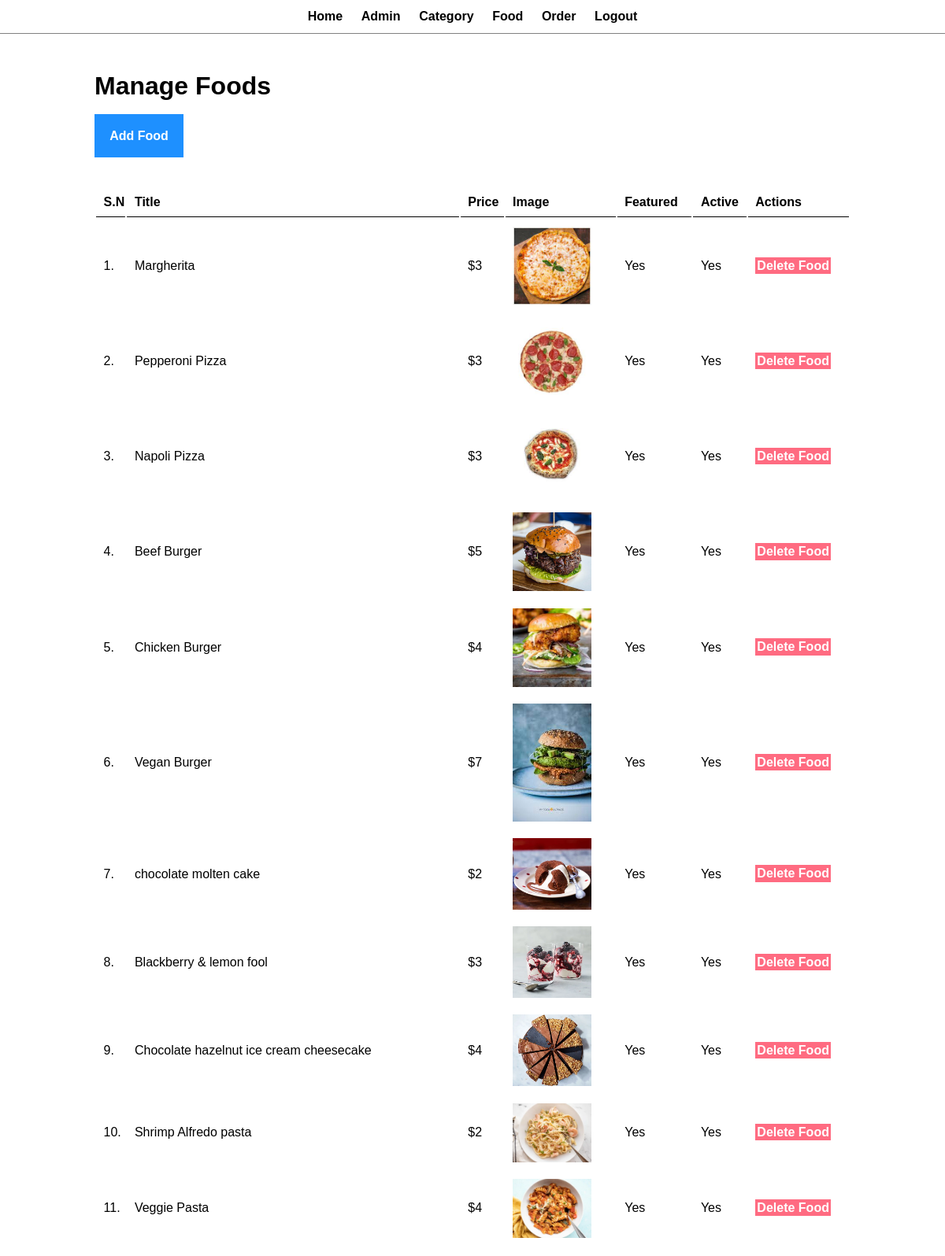
Page /admin/manage-food.php (signed in) on the committed database.
### tables this page shows
CREATE TABLE `tbl_food` (
  `id` int(10) UNSIGNED NOT NULL,
  `title` varchar(100) NOT NULL,
  `description` text NOT NULL,
  `price` decimal(10,0) NOT NULL,
  `image_name` varchar(255) NOT NULL,
  `category_id` int(11) UNSIGNED NOT NULL,
  `featured` varchar(10) NOT NULL,
  `active` varchar(10) NOT NULL
);

### admin/manage-food.php (the view, shortened to what this page needs)
<?php
include ('partials/menu.php');
?>
      <div class ="main-content">
          <div class ="wrapper">
              <h1>Manage Foods </h1>
              <br><br>
             <a href="<?php echo SITEURL;?>admin/add-food.php " class="btn-primary"> Add Food </a>
            <br><br> <br> <br>
          <table class="tbl-full">
              <tr>
              <th>S.N</th>
              <th>Title</th>
              <th>Price</th>
              <th>Image</th>
              <th>Featured</th>
              <th>Active</th>
              <th>Actions</th>
              </tr>
              <?php
              $sql = "SELECT * FROM tbl_food";
              $res = mysqli_query($conn, $sql);
              $count=mysqli_num_rows($res);
               $sn=1;
              if($count > 0){
                  while($row= mysqli_fetch_assoc($res)){
                        $id=$row['id'];
                        $title=$row['title'];
                        $price =$row['price'];
                        $image_name = $row['image_name'];
                        $featured = $row['featured'];
                        $active = $row['active'];
                        ?>
                        <tr>
                              <td><?php echo $sn++;?>.</td>
                              <td><?php echo $title ;?></td>
                              <td>$<?php echo $price ;?></td>
                              <td>
                               <?php
                                    if($image_name == ""){
                                          echo "<div class = 'error'> Image not added</div>";
                                    }
                                    else{
                                           ?>
                                          <img src=" <?php echo SITEURL; ?>images/food/<?php echo $image_name ;?>" width ="100px" >
                                          <?php
                                    }
                              ?>
                              </td>
                              <td><?php echo $featured ;?></td>
                              <td><?php echo $active ;?></td>
                              <td>
                              <a href="<?php echo SITEURL;?>admin/delete-food.php?id=<?php echo $id;?>&image_name=<?php echo $image_name;?>" class="btn-danger"> Delete Food </a>
                         </td>
                        </tr>
                        <?php
                  }
              }
              else{
                  echo " <tr> <td colspan='7' class = 'error'> Food not Added yet.</td></tr>";
              }
            ?>
      </table>
</div>
</div>

### CSS/admin.css (style rules this page uses)
* { margin: 0; padding: 0; font-family: Arial, Helvetica, sans-serif; }
.wrapper { padding: 1%; width: 80%; margin: 0 auto; color: black; }
.tbl-full { width: 100%; }
table tr th { border-bottom: 1px solid black; padding: 1%; text-align: left; }
table tr td { padding: 1%; }
.btn-primary { background-color: #1e90ff; padding: 2%; color: white; text-decoration: none; font-weight: bold; }
.btn-danger { background-color: #ff6b81; padding: 2%; color: white; text-decoration: none; font-weight: bold; }

### rows in the picture
tbl_food: title "Margherita", price "3", image_name (picture), featured "Yes", active "Yes"
tbl_food: title "Pepperoni Pizza", price "3", image_name (picture), featured "Yes", active "Yes"
tbl_food: title "Napoli Pizza", price "3", image_name (picture), featured "Yes", active "Yes"
tbl_food: title "Beef Burger", price "5", image_name (picture), featured "Yes", active "Yes"
tbl_food: title "Chicken Burger", price "4", image_name (picture), featured "Yes", active "Yes"
tbl_food: title "Vegan Burger", price "7", image_name (picture), featured "Yes", active "Yes"
tbl_food: title "chocolate molten cake", price "2", image_name (picture), featured "Yes", active "Yes"
tbl_food: title "Blackberry & lemon fool", price "3", image_name (picture), featured "Yes", active "Yes"
tbl_food: title "Chocolate hazelnut ice cream cheesecake", price "4", image_name (picture), featured "Yes", active "Yes"
tbl_food: title "Shrimp Alfredo pasta", price "2", image_name (picture), featured "Yes", active "Yes"
tbl_food: title "Veggie Pasta", price "4", image_name (picture), featured "Yes", active "Yes"
